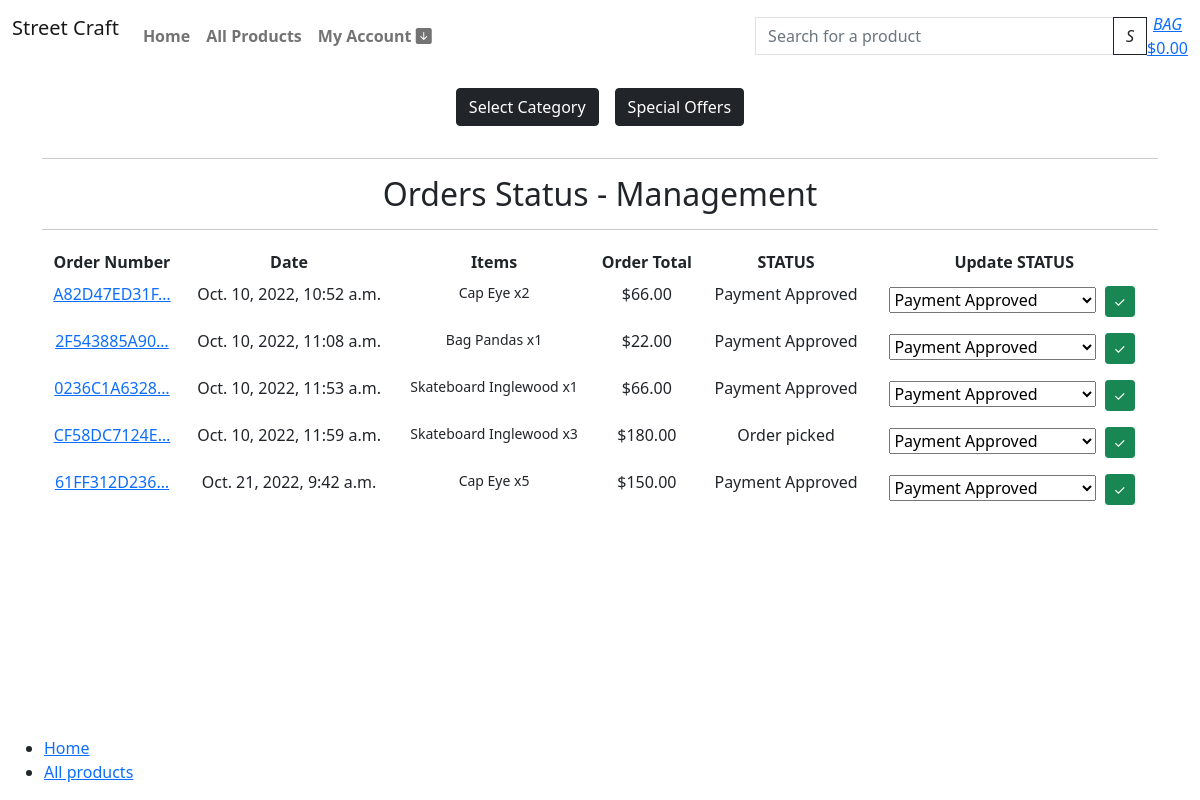
Page /profile/orders-status/ (signed in) on the earlier database version.
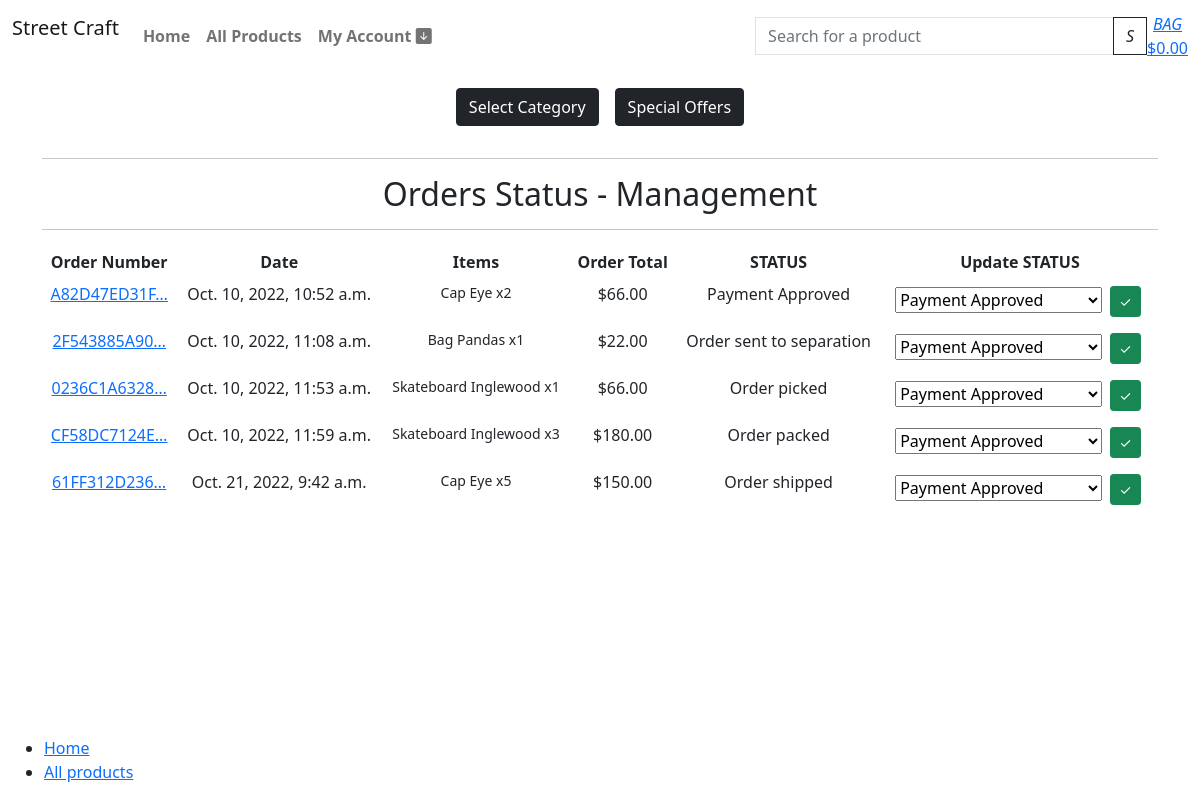
Same page on the later database version.
### checkout/models.py (models this page shows, shortened)
class Order(models.Model):
    order_number = models.CharField(max_length=32, null=False, editable=False)
    user_profile = models.ForeignKey(UserProfile, on_delete=models.SET_NULL,
                                     null=True, blank=True, related_name='orders')
    full_name = models.CharField(max_length=50, null=False, blank=False)
    email = models.EmailField(max_length=254, null=False, blank=False)
    phone_number = models.CharField(max_length=20, null=False, blank=False)
    country = CountryField(blank_label='Country *', null=False, blank=False)
    postcode = models.CharField(max_length=20, null=True, blank=True)
    town_or_city = models.CharField(max_length=40, null=False, blank=False)
    street_address1 = models.CharField(max_length=80, null=False, blank=False)
    street_address2 = models.CharField(max_length=80, null=True, blank=True)
    county = models.CharField(max_length=80, null=True, blank=True)
    date = models.DateTimeField(auto_now_add=True)
    delivery_cost = models.DecimalField(max_digits=6, decimal_places=2, null=False, default=0)
    order_total = models.DecimalField(max_digits=10, decimal_places=2, null=False, default=0)
    grand_total = models.DecimalField(max_digits=10, decimal_places=2, null=False, default=0)
    original_bag = models.TextField(null=False, blank=False, default='')
    stripe_pid = models.CharField(max_length=254, null=False, blank=False, default='')
    STATUS_A = 'Payment Approved'
    STATUS_ONE = 'Order sent to separation'
    STATUS_TWO = 'Order picked'
    STATUS_THREE = 'Order packed'
    STATUS_FOUR = 'Order shipped'
    STATUS_FIVE = 'Order delivered'
    ORDER_STATUS = [
        (STATUS_A, 'Payment Approved'),
        (STATUS_ONE, 'Order sent to separation'),
        (STATUS_TWO, 'Order picked'),
        (STATUS_THREE, 'Order packed'),
        (STATUS_FOUR, 'Order shipped'),
        (STATUS_FIVE, 'Order delivered')
        ]
    status = models.CharField(
        max_length=25,
        choices=ORDER_STATUS,
        blank=False, default=STATUS_A
        )

### profiles/views.py (the view)
# urls.py: path('orders-status/', views.orders_status, name='orders_status'),
@login_required
def orders_status(request):
    orders = Order.objects.all()
    form = OrderStatusForm()
    if not request.user.is_superuser:
        messages.error(request, 'Sorry, only store owners can view this page.')
        return redirect(reverse('home'))
    context = {
        'orders': orders,
        'form': form,
    }
    return render(request, 'profiles/admin_status.html', context)

### profiles/forms.py
class OrderStatusForm(forms.ModelForm):
    class Meta:
        model = Order
        fields = [
            'status'
        ]

### shopbag/contexts.py (called while the page is built, shortened)
def bag_contents(request):
    bag_items = []
    total = 0
    product_count = 0
    bag = request.session.get('bag', {})
    if total < settings.FREE_DELIVERY_THRESHOLD:
        delivery = total * Decimal(settings.STANDARD_DELIVERY_PERCENTAGE / 100)
        free_delivery_delta = settings.FREE_DELIVERY_THRESHOLD - total
    else:
        delivery = 0
        free_delivery_delta = 0
    grand_total = delivery + total
    context = {
        'bag_items': bag_items,
        'total': total,
        'product_count': product_count,
        'delivery': delivery,
        'free_delivery_delta': free_delivery_delta,
        'free_delivery_threshold': settings.FREE_DELIVERY_THRESHOLD,
        'grand_total': grand_total,
    }
    return context

### templates/profiles/admin_status.html (shortened to what this page needs)
{% extends "base.html" %}
{% load i18n %}
{% block content %}
<div class="container text-center">
    <hr>
    <h2 class="m-2">Orders Status - Management</h2>
    <hr>
</div>
{% load account %}
<div class="container text-center">
    <div class="row">
        <div class="col table-responsive">
            <table class="table table-sm table-borderless">
                <thead>
                    <tr>
                        <th>Order Number</th>
                        <th>Date</th>
                        <th>Items</th>
                        <th>Order Total</th>
                        <th>STATUS</th>
                        <th>Update STATUS</th>
                    </tr>
                </thead>
                <tbody>
                    {% for order in orders %}
                        <tr>
                            <td>
                                <a href="{% url 'order_details' order.order_number %}"
                                title="{{ order.order_number }}">
                                    {{ order.order_number|truncatechars:12 }}
                                </a>
                            </td>
                            <td>{{ order.date }}</td>
                            <td>
                                <ul class="list-unstyled">
                                    {% for item in order.lineitems.all %}
                                        <li class="small">
                                            {{ item.product.name }} x{{ item.quantity }}
                                        </li>
                                    {% endfor %}
                                </ul>
                            </td>
                            <td>${{ order.grand_total }}</td>
                            <td>{{ order.status }}</td>
                            <td>
                                <form method="POST" action="{% url 'update_status' order.pk %}">
                                    {% for field in form %}
                                        {{ field }}
                                    {% endfor %}
                                    <input class="btn btn-sm btn-success m-1" type="submit" value="&#x2713">
                                </form>
                            </td>
                        </tr>
                    {% endfor %}
                </tbody>
            </table>
        </div>
    </div>
</div>
{%endblock%}

Differences in the rows shown:
changed Order: status "Payment Approved" → "Order sent to separation"
changed Order: status "Payment Approved" → "Order picked"
changed Order "CF58DC7124E…": status "Order picked" → "Order packed"
changed Order "61FF312D236…": status "Payment Approved" → "Order shipped"
